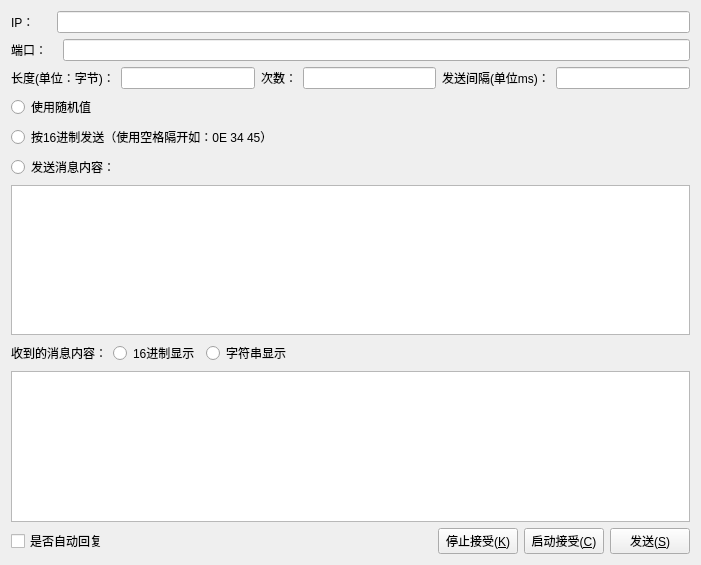
<?xml version="1.0" encoding="UTF-8"?>
<ui version="4.0">
 <class>panel_sim_udp</class>
 <widget class="QWidget" name="panel_sim_udp">
  <property name="geometry">
   <rect>
    <x>0</x>
    <y>0</y>
    <width>701</width>
    <height>565</height>
   </rect>
  </property>
  <property name="windowTitle">
   <string>Form</string>
  </property>
  <layout class="QGridLayout" name="gridLayout_3">
   <item row="4" column="0">
    <widget class="QTableWidget" name="tableWidget"/>
   </item>
   <item row="3" column="0">
    <layout class="QHBoxLayout" name="horizontalLayout_3">
     <item>
      <widget class="QLabel" name="label_4">
       <property name="text">
        <string>收到的消息内容：</string>
       </property>
      </widget>
     </item>
     <item>
      <widget class="QRadioButton" name="hexShowRadioButton">
       <property name="text">
        <string>16进制显示</string>
       </property>
       <property name="autoExclusive">
        <bool>false</bool>
       </property>
      </widget>
     </item>
     <item>
      <widget class="QRadioButton" name="stringShowRadioButton">
       <property name="text">
        <string>字符串显示</string>
       </property>
       <property name="autoExclusive">
        <bool>false</bool>
       </property>
      </widget>
     </item>
     <item>
      <spacer name="horizontalSpacer_2">
       <property name="orientation">
        <enum>Qt::Horizontal</enum>
       </property>
       <property name="sizeHint" stdset="0">
        <size>
         <width>40</width>
         <height>20</height>
        </size>
       </property>
      </spacer>
     </item>
    </layout>
   </item>
   <item row="0" column="0">
    <layout class="QGridLayout" name="gridLayout">
     <item row="0" column="0">
      <widget class="QLabel" name="label">
       <property name="minimumSize">
        <size>
         <width>40</width>
         <height>0</height>
        </size>
       </property>
       <property name="text">
        <string>IP：</string>
       </property>
      </widget>
     </item>
     <item row="0" column="1" colspan="2">
      <widget class="QLineEdit" name="ipLineEdit"/>
     </item>
     <item row="1" column="0" colspan="2">
      <widget class="QLabel" name="label_2">
       <property name="minimumSize">
        <size>
         <width>40</width>
         <height>0</height>
        </size>
       </property>
       <property name="text">
        <string>端口：</string>
       </property>
      </widget>
     </item>
     <item row="1" column="2">
      <widget class="QLineEdit" name="portLineEdit"/>
     </item>
    </layout>
   </item>
   <item row="1" column="0">
    <layout class="QHBoxLayout" name="horizontalLayout">
     <item>
      <widget class="QLabel" name="label_6">
       <property name="text">
        <string>长度(单位：字节)：</string>
       </property>
      </widget>
     </item>
     <item>
      <widget class="QLineEdit" name="lenLineEdit"/>
     </item>
     <item>
      <widget class="QLabel" name="label_5">
       <property name="text">
        <string>次数：</string>
       </property>
      </widget>
     </item>
     <item>
      <widget class="QLineEdit" name="sendNumLineEdit"/>
     </item>
     <item>
      <widget class="QLabel" name="label_7">
       <property name="text">
        <string>发送间隔(单位ms)：</string>
       </property>
      </widget>
     </item>
     <item>
      <widget class="QLineEdit" name="intervalLineEdit"/>
     </item>
    </layout>
   </item>
   <item row="2" column="0">
    <layout class="QGridLayout" name="gridLayout_2">
     <item row="0" column="0">
      <widget class="QRadioButton" name="randRadioButton">
       <property name="text">
        <string>使用随机值</string>
       </property>
       <property name="autoExclusive">
        <bool>false</bool>
       </property>
      </widget>
     </item>
     <item row="1" column="0">
      <widget class="QRadioButton" name="hexRradioButton">
       <property name="text">
        <string>按16进制发送（使用空格隔开如：0E 34 45）</string>
       </property>
       <property name="autoExclusive">
        <bool>false</bool>
       </property>
      </widget>
     </item>
     <item row="2" column="0">
      <widget class="QRadioButton" name="commonRradioButton">
       <property name="text">
        <string>发送消息内容：</string>
       </property>
       <property name="autoExclusive">
        <bool>false</bool>
       </property>
      </widget>
     </item>
     <item row="3" column="0">
      <widget class="QTextEdit" name="sendInfoTextEdit"/>
     </item>
    </layout>
   </item>
   <item row="5" column="0">
    <layout class="QHBoxLayout" name="horizontalLayout_2">
     <item>
      <widget class="QCheckBox" name="isAutoCheckBox">
       <property name="text">
        <string>是否自动回复</string>
       </property>
      </widget>
     </item>
     <item>
      <spacer name="horizontalSpacer">
       <property name="orientation">
        <enum>Qt::Horizontal</enum>
       </property>
       <property name="sizeHint" stdset="0">
        <size>
         <width>40</width>
         <height>20</height>
        </size>
       </property>
      </spacer>
     </item>
     <item>
      <widget class="QPushButton" name="stopPushButton">
       <property name="text">
        <string>停止接受(&amp;K)</string>
       </property>
       <property name="icon">
        <iconset resource="sim_iec61850.qrc">
         <normaloff>:/sim_iec61850/Resources/del.gif</normaloff>:/sim_iec61850/Resources/del.gif</iconset>
       </property>
      </widget>
     </item>
     <item>
      <widget class="QPushButton" name="startPushButton">
       <property name="text">
        <string>启动接受(&amp;C)</string>
       </property>
       <property name="icon">
        <iconset resource="sim_iec61850.qrc">
         <normaloff>:/sim_iec61850/Resources/NET08.ICO</normaloff>:/sim_iec61850/Resources/NET08.ICO</iconset>
       </property>
      </widget>
     </item>
     <item>
      <widget class="QPushButton" name="sendPushButton">
       <property name="text">
        <string>发送(&amp;S)</string>
       </property>
       <property name="icon">
        <iconset resource="sim_iec61850.qrc">
         <normaloff>:/sim_iec61850/Resources/KEY04.ICO</normaloff>:/sim_iec61850/Resources/KEY04.ICO</iconset>
       </property>
      </widget>
     </item>
    </layout>
   </item>
  </layout>
 </widget>
 <resources>
  <include location="sim_iec61850.qrc"/>
 </resources>
 <connections/>
</ui>
